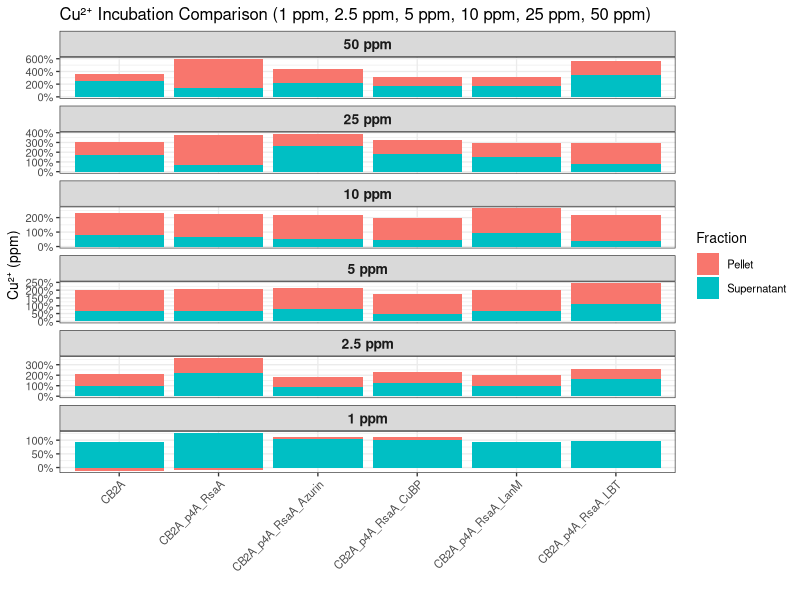
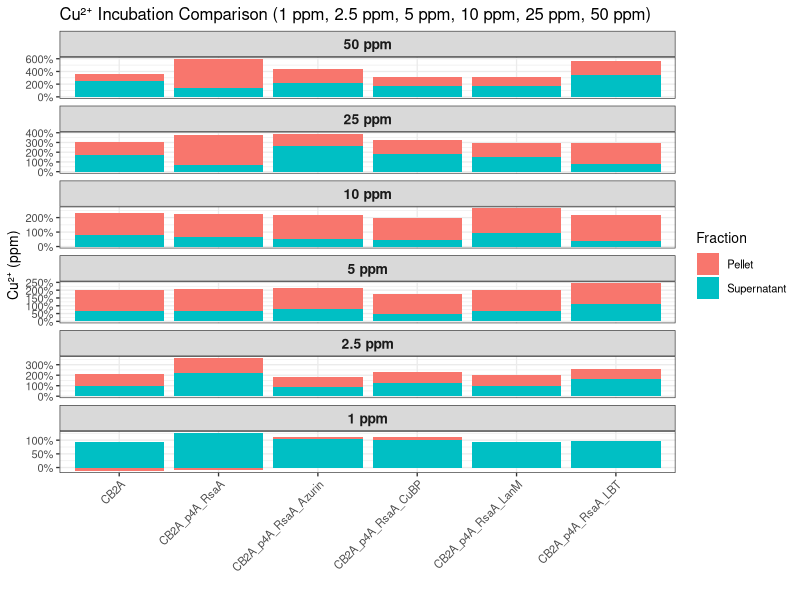

Recreate these plots in R, in order.
library(dplyr)
library(tidyr)
library(ggplot2)

# ------------------------------
# 50 ppm dataset
# ------------------------------
df_50 <- data.frame(
  Strain = c(
    "CB2A",
    "CB2A_p4A_RsaA",
    "CB2A_p4A_RsaA_LanM",
    "CB2A_p4A_RsaA_LBT",
    "CB2A_p4A_RsaA_CuBP",
    "CB2A_p4A_RsaA_Azurin"
  ),
  Supernatant = c(2.508, 1.387, 1.771, 3.435, 1.748, 2.243),
  Pellet      = c(1.153, 4.604, 1.410, 2.176, 1.344, 2.071),
  Condition   = "50 ppm"
)

# ------------------------------
# 25 ppm dataset
# ------------------------------
df_25 <- data.frame(
  Strain = c(
    "CB2A",
    "CB2A_p4A_RsaA",
    "CB2A_p4A_RsaA_LanM",
    "CB2A_p4A_RsaA_LBT",
    "CB2A_p4A_RsaA_CuBP",
    "CB2A_p4A_RsaA_Azurin"
  ),
  Supernatant = c(1.665, 0.715, 1.531, 0.795, 1.818, 2.620),
  Pellet      = c(1.376, 3.005, 1.461, 2.175, 1.439, 1.286),
  Condition   = "25 ppm"
)

# ------------------------------
# 10 ppm dataset
# ------------------------------
df_10 <- data.frame(
  Strain = c(
    "CB2A",
    "CB2A_p4A_RsaA",
    "CB2A_p4A_RsaA_LanM",
    "CB2A_p4A_RsaA_LBT",
    "CB2A_p4A_RsaA_CuBP",
    "CB2A_p4A_RsaA_Azurin"
  ),
  Supernatant = c(0.790, 0.635, 0.940, 0.411, 0.432, 0.511),
  Pellet      = c(1.498, 1.589, 1.692, 1.786, 1.561, 1.680),
  Condition   = "10 ppm"
)

# ------------------------------
# 5 ppm dataset
# ------------------------------
df_5 <- data.frame(
  Strain = c(
    "CB2A",
    "CB2A_p4A_RsaA",
    "CB2A_p4A_RsaA_LanM",
    "CB2A_p4A_RsaA_LBT",
    "CB2A_p4A_RsaA_CuBP",
    "CB2A_p4A_RsaA_Azurin"
  ),
  Supernatant = c(0.671, 0.665, 0.660, 1.092, 0.460, 0.795),
  Pellet      = c(1.369, 1.384, 1.358, 1.347, 1.272, 1.323),
  Condition   = "5 ppm"
)

# ------------------------------
# 2.5 ppm dataset
# ------------------------------
df_2.5 <- data.frame(
  Strain = c(
    "CB2A",
    "CB2A_p4A_RsaA",
    "CB2A_p4A_RsaA_LanM",
    "CB2A_p4A_RsaA_LBT",
    "CB2A_p4A_RsaA_CuBP",
    "CB2A_p4A_RsaA_Azurin"
  ),
  Supernatant = c(1.007, 2.174, 0.941, 1.634, 1.275, 0.832),
  Pellet      = c(1.097, 1.450, 1.059, 0.985, 1.052, 1.011),
  Condition   = "2.5 ppm"
)

# ------------------------------
# 1 ppm dataset
# ------------------------------
df_1 <- data.frame(
  Strain = c(
    "CB2A",
    "CB2A_p4A_RsaA",
    "CB2A_p4A_RsaA_LanM",
    "CB2A_p4A_RsaA_LBT",
    "CB2A_p4A_RsaA_CuBP",
    "CB2A_p4A_RsaA_Azurin"
  ),
  Supernatant = c(0.95, 1.262, 0.924, 0.955, 0.994, 1.040),
  Pellet      = c(-0.127, -0.083, 0.006, 0.000, 0.115, 0.081),
  Condition   = "1 ppm"
)

# ------------------------------
# Combine datasets
# ------------------------------
df_all <- bind_rows(df_50, df_25, df_10, df_5, df_2.5, df_1)

# ------------------------------
# Convert to long format (NO NORMALIZATION)
# ------------------------------
df_long <- df_all %>%
  pivot_longer(
    cols = c(Supernatant, Pellet),
    names_to = "Fraction",
    values_to = "Value"
  ) 

# ------------------------------
# Reorder facets so 50 ppm is on top
# ------------------------------
df_long$Condition <- factor(df_long$Condition, levels = c("50 ppm", "25 ppm", "10 ppm", "5 ppm", "2.5 ppm", "1 ppm"))

# ------------------------------
# Plot
# ------------------------------
p <- ggplot(df_long, aes(x = Strain, y = Value, fill = Fraction)) +
  geom_bar(stat = "identity") +
  scale_y_continuous(labels = scales::percent_format(accuracy = 1)) +
  facet_wrap(~ Condition, ncol = 1, scales = "free_y") +
  labs(
    title = "Cu²⁺ Incubation Comparison (1 ppm, 2.5 ppm, 5 ppm, 10 ppm, 25 ppm, 50 ppm)",
    x = "",
    y = "Cu²⁺ (ppm)"
  ) +
  theme_bw(base_size = 10) +
  theme(
    axis.text.x = element_text(angle = 45, hjust = 1),
    strip.text = element_text(size = 10, face = "bold")
  )

print (p)

# ------------------------------
# Export PNG at 300 dpi
# ------------------------------

ggsave("Cu_1_50ppm_noNorm_faceted.png", p, width = 10, height = 8, dpi = 300)
